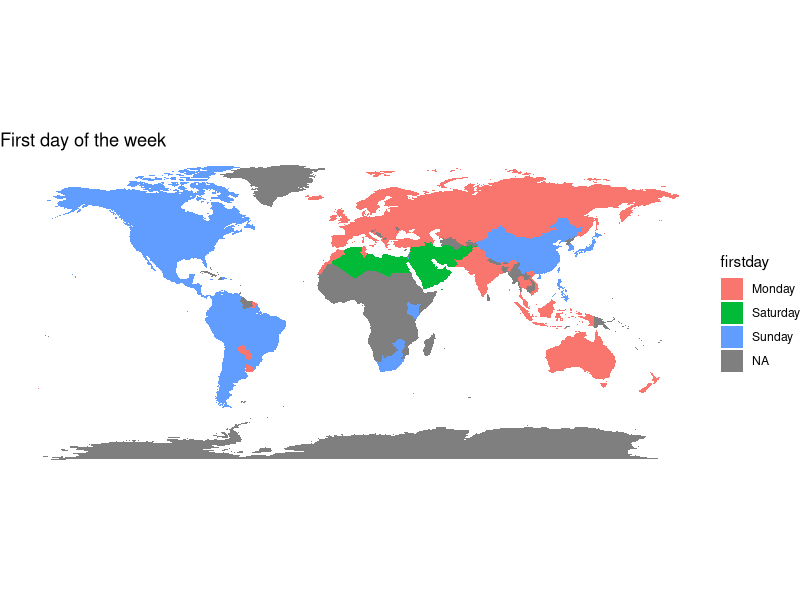
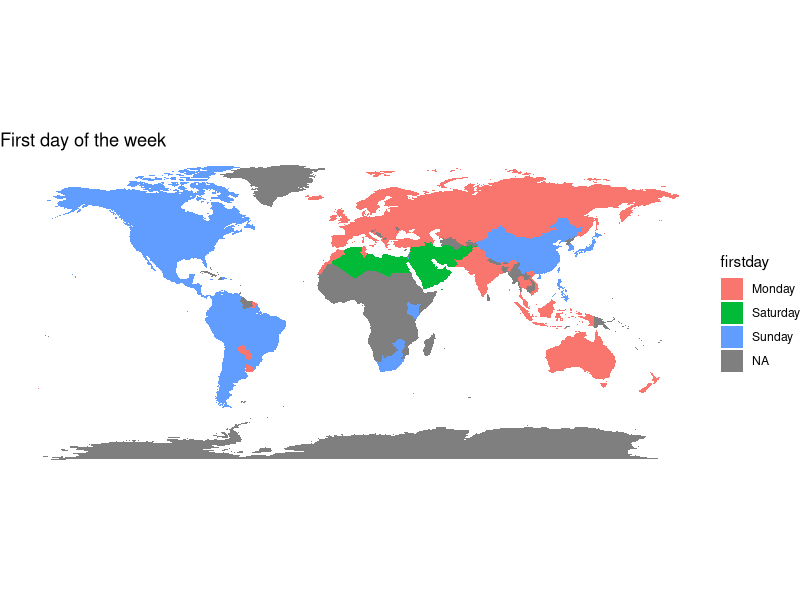

Write the R code that produced these figures, in order.
## Project Euler 19: Counting Sundays

## Base-R
dates <- seq.Date(as.Date("1901-01-01"), as.Date("2000-12-31"), "days")
days <- rep(1:7, length.out = length(dates))
answer <- sum(days[substr(dates, 9, 10) == "01"] == 1)
print(answer)

## Using Lubridate
library(lubridate)
dates <- seq.Date(as.Date("1901-01-01"), as.Date("2000-12-31"), "months")
answer <- sum(wday(dates) == 1)
print(answer)

## Calculate from scratch
week.day <- 0
answer <- 0
for (y in 1901:2000) {
    for (m in 1:12) {
        max.day <- 31
        if (m %in% c(4, 6, 9, 11))
            max.day <- 30
        # Leap years
        if (m == 2) {
            if (y %% 4 == 0 & y %% 100 != 0 | y %% 400 == 0) 
                max.day <- 29
            else 
                max.day <- 28
        }
        for (d in 1:max.day) {
            week.day <- week.day + 1
            if (week.day == 8) week.day <- 1
            if (week.day == 1 & d == 1)
            answer <- answer + 1
        }
    }
}
print(answer)

## First day of the week
library(tidyverse)
firstday <- read_csv("data/first_day.csv")

map_data(map = "world") %>%
  full_join(firstday) %>%
  ggplot(aes(long, lat, group = group, fill = firstday)) +
  geom_polygon() +
  theme_void() +
  coord_fixed() +
  labs(title = "First day of the week")

ggsave("images/problem-019.png", width = 6, height = 4)
